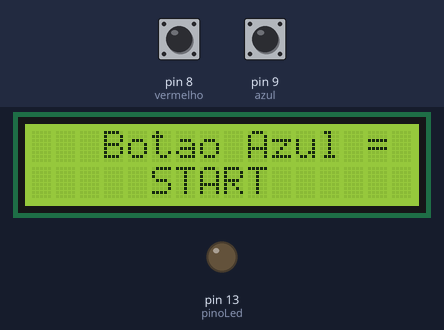
This sketch was run on a simulated Arduino Uno, built with avr-gcc and run on an emulated ATmega328P. Parts: 16×2 character LCD, output pins drawn as LEDs (lit = HIGH). Dashed ring = blinking. Inputs (shaded band) come from the test bench; at power-on: pin 9 (azul) HIGH, pin 8 (vermelho) HIGH. What the sketch prints to the serial monitor is not drawn.

Above: at 1.2 s.
1.3 s: pin 9 (azul) pulled LOW for 0.6 s
At 2.3 s:
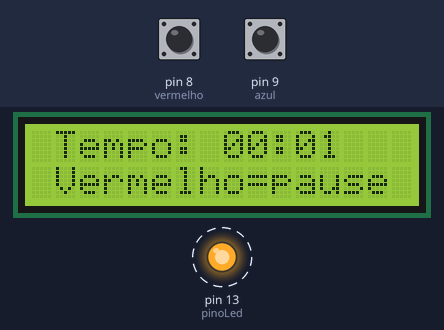
4.9 s: pin 8 (vermelho) pulled LOW for 0.6 s
At 5.8 s:
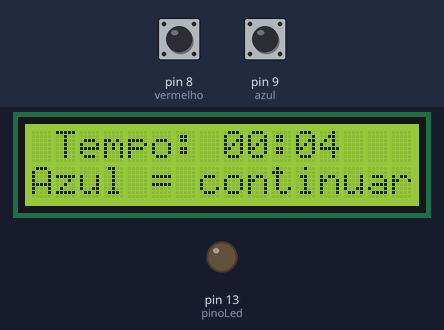
7.0 s: pin 9 (azul) pulled LOW for 1 s
At 8.8 s:
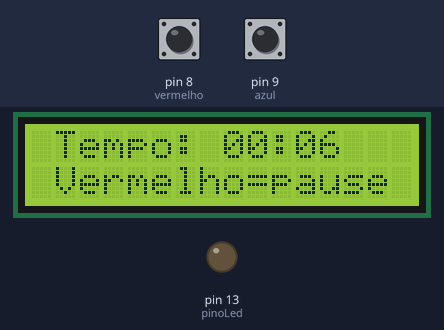
9.5 s: pin 8 (vermelho) pulled LOW for 1 s
At 10.5 s:
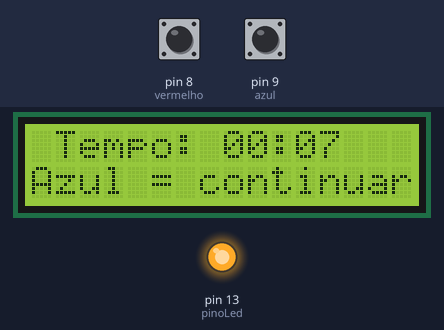
12.0 s: pin 8 (vermelho) pulled LOW for 3.2 s
At 16.5 s:
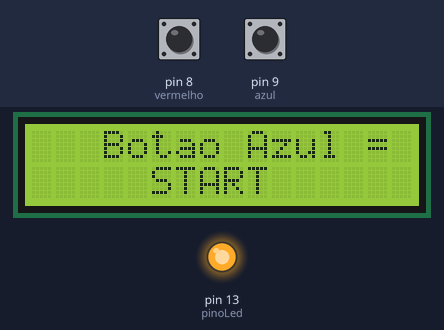
17.2 s: pin 8 (vermelho) driven LOW and pin 9 (azul) driven LOW
At 19.0 s:
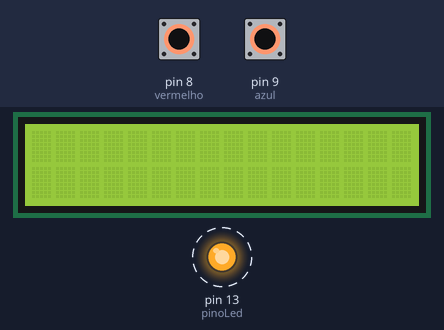
Timing chart, 0 to 21.2 s (numbered marks = the images above; inputs shaded):
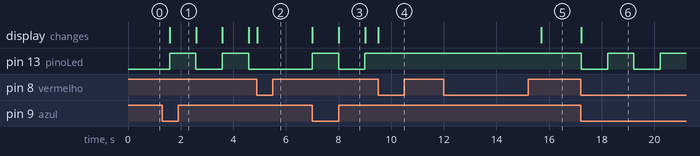

The sketch:

TemporizadorFinal.ino
```cpp
const int pinoLed = 13; // Define o pino digital para o LED
int estadoLed = LOW; // Inicializa o estado do LED como LOW (desligado)
int vermelho = 8; // Define o pino digital para o botão vermelho
int azul = 9; // Define o pino digital para o botão azul
unsigned long tempoAnterior = 0; // Variável para armazenar o tempo anterior
const long intervalo = 1000; // Intervalo de 1 segundo
int segundos = 0; // Variável para contar os segundos
int minutos = 0; // Variável para contar os minutos
bool botaoPressionado = 0; // Variável para indicar se o botão foi pressionado
unsigned long tempoInicio = 0; // Variável para armazenar o tempo de início

#include <LiquidCrystal.h>; // Inclui a biblioteca LiquidCrystal
LiquidCrystal lcd(12,11,5,4,3,2); // Inicializa o objeto lcd

void setup() {
  pinMode(pinoLed, OUTPUT); // Define o pino do LED como saída
  pinMode(vermelho, INPUT_PULLUP); // Define o pino do botão vermelho como entrada com pull-up
  pinMode(azul, INPUT_PULLUP); // Define o pino do botão azul como entrada com pull-up
  lcd.begin(16,2); // Inicializa o LCD com 16 colunas e 2 linhas
  Serial.begin(9600); // Inicializa a comunicação serial com taxa de transmissão de 9600 bps
}

// Função de contar o tempo
void timer() {
  lcd.clear(); // Limpa o LCD
  while(true){ // Loop infinito
    if(digitalRead(vermelho) == LOW){ // Se o botão vermelho for pressionado
      while(digitalRead(azul) == HIGH){ // Enquanto o botão azul não for pressionado
        lcd.setCursor(0,1); // Define a posição do cursor do LCD
        lcd.print("Azul = continuar"); // Exibe uma mensagem no LCD

        if(digitalRead(vermelho) == LOW){ // Se o botão vermelho for pressionado novamente
          while (digitalRead(azul) == HIGH){ // Enquanto o botão azul não for pressionado
            if (digitalRead(vermelho) == LOW && !botaoPressionado){ // Se o botão vermelho for pressionado e o botão não estiver sido previamente pressionado
              tempoInicio = millis(); // Armazena o tempo atual
              botaoPressionado = true; // Marca o botão como pressionado
            }

            if (digitalRead(vermelho) == HIGH && botaoPressionado){ // Se o botão vermelho for solto e o botão estiver pressionado
              unsigned long tempoPressionado = millis() - tempoInicio; // Calcula o tempo de pressionamento do botão
              Serial.print("O botao foi pressionado por "); // Exibe uma mensagem no monitor serial
              Serial.print(tempoPressionado); // Exibe o tempo de pressionamento
              Serial.println(" millisegundos"); // Exibe uma mensagem no monitor serial
              botaoPressionado = false; // Marca o botão como não pressionado
              if (tempoPressionado >= 3000){ // Se o botão foi pressionado por mais de 3 segundos
                return; // Sai da função
              }
            }
          }
        }
      }
      lcd.clear(); // Limpa o LCD
    }

    unsigned long temporizador = millis(); // Obtém o tempo atual em milissegundos

    if (temporizador - tempoAnterior >= intervalo){ // Se passou o intervalo de 1 segundo
      tempoAnterior = temporizador; // Atualiza o tempo anterior

      if(estadoLed == LOW){ // Se o LED está desligado
        estadoLed = HIGH; // Liga o LED
      }else {
        estadoLed = LOW; // Desliga o LED
      }

      digitalWrite(pinoLed, estadoLed); // Define o estado do LED

      // Incrementa os segundos e os minutos conforme necessário
      segundos++;
      if (segundos >= 60){
        segundos = 0;
        minutos++;
      }

      // Exibe o tempo no monitor serial
      if(segundos < 10){
        if(minutos < 10){
          Serial.print("Temporizador: ");
          Serial.print("0");
          Serial.print(minutos);
          Serial.print(":");
          Serial.print("0");
          Serial.println(segundos);
        } else {
          Serial.print("Temporizador: ");
          Serial.print(minutos);
          Serial.print(":");
          Serial.print("0");
          Serial.println(segundos);
        }
      } else {
        if (minutos < 10){
          Serial.print("Temporizador: ");
          Serial.print("0");
          Serial.print(minutos);
          Serial.print(":");
          Serial.println(segundos);
        } else {
          Serial.print("Temporizador: ");
          Serial.print(minutos);
          Serial.print(":");
          Serial.println(segundos);
        }
      }

      // Exibe o tempo no LCD
      if(segundos < 10){
        if(minutos < 10){
          lcd.setCursor(1,0);
          lcd.print("Tempo: ");
          lcd.setCursor(8,0);
          lcd.print("0");
          lcd.print(minutos);
          lcd.print(":");
          lcd.print("0");
          lcd.print(segundos);
          lcd.setCursor(1,1);
          lcd.print("Vermelho=pause");
        } else {
          lcd.setCursor(1,0);
          lcd.print("Tempo: ");
          lcd.setCursor(8,0);
          lcd.print(minutos);
          lcd.print(":");
          lcd.print("0");
          lcd.print(segundos);
          lcd.setCursor(1,1);
          lcd.print("Vermelho=pause");
        }
      } else {
        if (minutos < 10){
          lcd.setCursor(1,0);
          lcd.print("Tempo: ");
          lcd.setCursor(8,0);
          lcd.print("0");
          lcd.print(minutos);
          lcd.print(":");
          lcd.print(segundos);
          lcd.setCursor(1,1);
          lcd.print("Vermelho=pause");
        } else {
          lcd.setCursor(1,0);
          lcd.print("Tempo: ");
          lcd.setCursor(8,0);
          lcd.print(minutos);
          lcd.print(":");
          lcd.print(segundos);
          lcd.setCursor(1,1);
          lcd.print("Vermelho=pause");
        }

      }
    }
  }
}

void loop() {
  lcd.clear(); // Limpa o LCD
  segundos = 0; // Reinicia os segundos
  minutos = 0; // Reinicia os minutos
  if(digitalRead(azul) == LOW){ // Se o botão azul for pressionado
    Serial.println("Azul");
    timer(); // Chama a função timer
  } else {
    Serial.println("Nenhum botão");
    lcd.setCursor(3,0);
    lcd.print("Botao Azul =");
    lcd.setCursor(5,1);
    lcd.print("START");
  }

  delay(500); // Aguarda 500 milissegundos
}
```

Measured:
- after the input at 1.3 s, pin 13 (pinoLed): alternates HIGH for 1.0 s and LOW for 1.0 s, starting after 0.28 s; the display: changes after 0.29 s (image 1)
- after the input at 4.9 s, pin 13 (pinoLed): stays LOW (without the input it goes to HIGH after 0.68 s); the display: changes at once (image 2)
- after the input at 7.0 s, pin 13 (pinoLed): LOW → HIGH at once, → LOW 1.0 s later, → HIGH 1.0 s later; the display: first changes at once (image 3 shows a later state)
- after the input at 9.5 s, pin 13 (pinoLed): stays HIGH (without the input it goes to LOW after 0.50 s); the display: changes at once (image 4)
- after the input at 12.0 s, the display: changes after 3.7 s (image 5)
- after the input at 17.2 s, pin 13 (pinoLed): alternates HIGH for 1.0 s and LOW for 1.0 s, starting at once; the display: changes at once (image 6)
- what the display in image 3 shows lasts 1.0 s, from 8.0 s to 9.0 s
